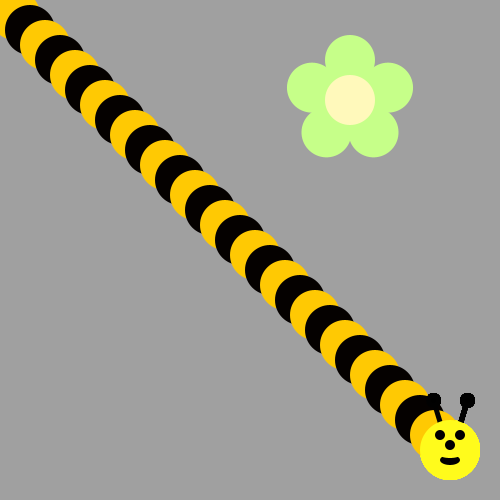
Frame 1 (no input)
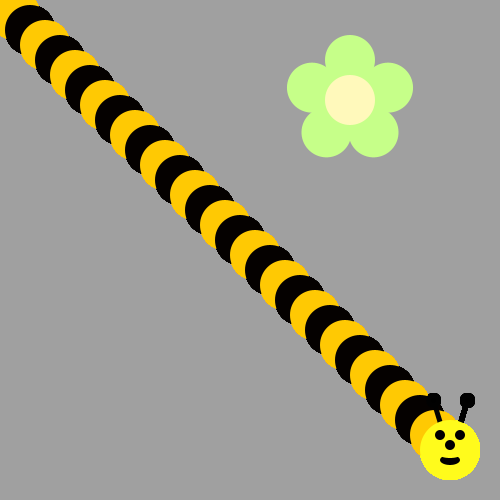
Frame 60 (the mouse pressed at the canvas centre just before this capture)
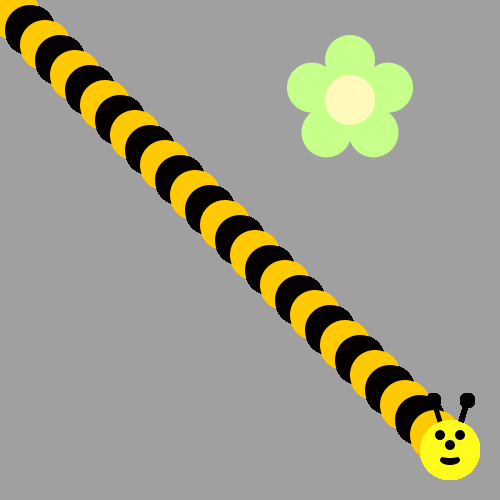
Frame 120 (the mouse held since frame 60 and released just before this capture)

The Processing sketch that drew these frames (run headless with seeded random() and noise(); from frame 60 on, the mouse is pressed at the canvas centre):

// Processing sketch: sketchBumbleBee
// ── sketchBumbleBee.pde
void draw() {
/*Use a loop to make a body for the Bee!
Then put his head on using drawBeeFace(x,y)
Use Modulo to make the colors alternate
*/
for(int i=0; i<450; i+=30){
 fill( #050100);
  ellipse(i, i, 50, 50);
  
  fill(#FFC903);
  ellipse(i+15, i+15, 50, 50);
drawBeeFace(450,450);

}
 
}


void drawFlower(int x, int y) {
     noStroke();
     translate(x, y);
     // draw 5 petals, rotating after each one<
     fill(#c6ff89);      // green
      for (int i = 0; i < 5; i++) {
           ellipse(0, -40, 50, 50);
          rotate(radians(72));
     }
     fill(#fff9bb); // light yellow
     ellipse(0, 0, 50, 50);
}
void drawBeeFace(int BeeFaceX, int BeeFaceY) {
     noStroke();
     fill(0, 0, 0);
     stroke(1);
     strokeWeight(5);
     line(BeeFaceX-10, BeeFaceY-27, BeeFaceX-17, BeeFaceY-50);
     line(BeeFaceX+10, BeeFaceY-27, BeeFaceX+17, BeeFaceY-50);
     ellipse(BeeFaceX-17, BeeFaceY-50, 10, 10);
     ellipse(BeeFaceX+17, BeeFaceY-50, 10, 10);
     noStroke();
     fill(255, 251, 28);
     ellipse(BeeFaceX, BeeFaceY, 60, 60); // face
     fill(255, 237, 209);
     fill(0,0,0);
      ellipse(BeeFaceX-10, BeeFaceY-15, 10, 10); // eyes
     ellipse(BeeFaceX+10, BeeFaceY-15, 10, 10);
      ellipse(BeeFaceX, BeeFaceY-5, 10, 10); // nose
      ellipse(BeeFaceX, BeeFaceY+10, 20, 10);// mouth
     fill(255, 251, 28);
     ellipse(BeeFaceX, BeeFaceY+5, 20, 6);
}

void setup() {
     ellipseMode(CENTER);
     size(500, 500);
     background(160, 160, 160);
      drawFlower(350, 100);
}
